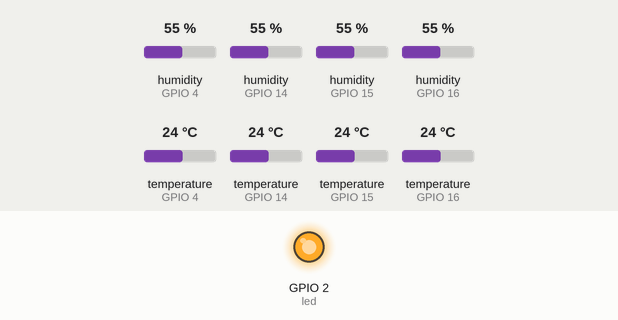
Recording of a program running on a simulated ESP32. Parts: output pins drawn as LEDs (lit = HIGH). The inputs (shaded band) are chosen by the test bench; at power-on: humidity (sensors on GPIO 4, GPIO 14, GPIO 15, GPIO 16) 55 %, temperature (sensors on GPIO 4, GPIO 14, GPIO 15, GPIO 16) 24 °C. WiFi joins after 1.5 s; servers stay silent unless stated; no MQTT or app messages arrive unless stated; what the program prints to the serial monitor is not drawn.

Above: at 2.5 s.
At 4.5 s:
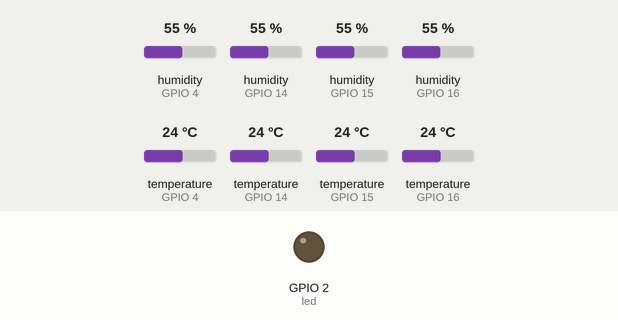
Timing chart, 0 to 6.8 s (numbered marks = the images above):
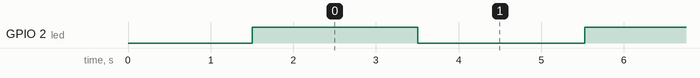

Measured:
- by itself, GPIO 2 (led): alternates HIGH for 2.0 s and LOW for 2.0 s

The program:

main.cpp
```cpp
#include <Arduino.h>
#include <DNSServer.h>
#include <WiFiUdp.h>
#include <ArduinoOTA.h>
#include <Adafruit_Sensor.h>
#include <DHT.h>
#include <DHT_U.h>
#include <WebServer.h>
#include <ESPmDNS.h>
#include <PubSubClient.h>


#define DEBUG

#define LED
//#define TEMP
//#define DISTANCE
//#define LIGHT
#define HUMID

#ifdef DEBUG
 #define DEBUG_PRINT(x)  Serial.println (x)
#else
 #define DEBUG_PRINT(x)
#endif

//Wifi
const char* ssid = "agerdal";
const char* password = "97721314";

//LEDLoop
unsigned long durationLED = 2000;  // duration of the LED blink...
unsigned long lastLED = 0;
int led = 2;
int state = 0;

//HTTP
WebServer server(80);

WiFiUDP udp; //UDP for influx
byte udp_host[] = {192, 168, 10, 7}; // the IP address of InfluxDB host
int udp_port = 8089; // the port that the InfluxDB UDP plugin is listening on

//MQTT
WiFiClient wifiClient;
PubSubClient mqttClient(wifiClient);
const char* mqtt_server = "diana.local";
const int mqtt_port = 1883;
const char* sensor_names[] = {
  "Humid_in_Room",
  "humid_in_freezer",
  "Humid_out_of_dryer_box",
  "Humid_out_of_filament_box"
};

String hostname  = "ArduinoOTA.getHostname";
String payload = "default";

#ifdef LED
  void LEDLoop() {
    if (millis() - lastLED > durationLED) {
      digitalWrite(led, state);
      state = !state;
      lastLED = millis();
    }
  }
#endif

void send_value(String location, String value) {
  payload = "temp";
  payload += ",host="     + hostname;
  payload += ",location=" + location;
  payload += " value="    + value;
  udp.beginPacket(udp_host, udp_port);
  udp.print(payload);
  udp.endPacket();
}

void connectMQTT() {
  if (!mqttClient.connected()) {
    DEBUG_PRINT("Attempting MQTT connection...");
    String clientId = "ESP32-" + hostname;

    // Set a shorter timeout for connection attempt
    mqttClient.setKeepAlive(15);
    mqttClient.setSocketTimeout(5);

    if (mqttClient.connect(clientId.c_str())) {
      DEBUG_PRINT("MQTT connected");
    } else {
      DEBUG_PRINT("MQTT connection failed, rc=");
      DEBUG_PRINT(mqttClient.state());
    }
  }
}

void publishMQTT(const char* sensorName, const char* dataType, float value) {
  if (mqttClient.connected()) {
    String topic = "filament/" + String(sensorName) + "/" + String(dataType);
    String payload = String(value, 2);
    mqttClient.publish(topic.c_str(), payload.c_str());
    DEBUG_PRINT("MQTT Published: " + topic + " = " + payload);
  }
}

#ifdef TEMP
  //DS18B20
  #define ONE_WIRE_BUS 0 //Pin to which is attached a temperature sensor D3=0, D2=4
  #define ONE_WIRE_MAX_DEV 15 //The maximum number of devices

  OneWire oneWire(ONE_WIRE_BUS);
  DallasTemperature DS18B20(&oneWire);            // Pass the oneWire reference to Dallas Temperature.

  int numberOfDevices; //Number of temperature devices found

  DeviceAddress devAddr[ONE_WIRE_MAX_DEV];  //An array device temperature sensors
  float tempDev[ONE_WIRE_MAX_DEV]; //Saving the last measurement of temperature
  float tempDevLast[ONE_WIRE_MAX_DEV]; //Previous temperature measurement

  unsigned long lastTemp; //Time of last measurement
  const int durationTemp = 3000; //The time between temperature measurement
    //Convert device id to String
  String GetAddressToString(DeviceAddress deviceAddress){
    String str = "";
    for (uint8_t i = 0; i < 8; i++){
      if( deviceAddress[i] < 16 ) str += String(0, HEX);
      str += String(deviceAddress[i], HEX);
    }
    return str;
  }

  void setupDS18B20(){
    DS18B20.begin();

    numberOfDevices = DS18B20.getDeviceCount();
    Serial.print( "Device count: " );
    Serial.println( numberOfDevices );

    lastTemp = millis();
    DS18B20.requestTemperatures();

    // Loop through each device, print out address
    for(int i=0;i<numberOfDevices; i++){
      // Search the wire for address
      if( DS18B20.getAddress(devAddr[i], i) ){
        //devAddr[i] = tempDeviceAddress;
        Serial.print("Found device ");
        Serial.print(i, DEC);
        Serial.print(" with address: " + GetAddressToString(devAddr[i]));
        Serial.println();
      }else{
        Serial.print("Found ghost device at ");
        Serial.print(i, DEC);
        Serial.print(" but could not detect address. Check power and cabling");
      }

      //Get resolution of DS18b20
      Serial.print("Resolution: ");
      Serial.print(DS18B20.getResolution( devAddr[i] ));
      Serial.println();

      //Read temperature from DS18b20
      float tempC = DS18B20.getTempC( devAddr[i] );
      Serial.print("Temp C: ");
      Serial.println(tempC);
    }
  }

  //Loop measuring the temperature
  void TempLoop () {
    if( millis() - lastTemp > durationTemp ){ //Take a measurement at a fixed time (durationTemp = 5000ms, 5s)
      String value;
      char temperatureString[6];
      DS18B20.setWaitForConversion(true); //No waiting for measurement
      DS18B20.requestTemperatures(); //Initiate the temperature measurement
      for(int i=0; i<numberOfDevices; i++){

        float tempC = DS18B20.getTempC( devAddr[i] ); //Measuring temperature in Celsius
        dtostrf(tempC, 2, 2, temperatureString);
        String value = temperatureString;

        String location = GetAddressToString( devAddr[i] );
        tempDev[i] = tempC; //Save the measured value to the array for use in http reply
        send_value(location, value);
        delay(100);
      }

      lastTemp = millis();  //Remember the last time measurement
    }
  }
#endif

#ifdef LIGHT
  // The address will be different depending on whether you leave
  // the ADDR pin float (addr 0x39), or tie it to ground or vcc. In those cases
  // use TSL2561_ADDR_LOW (0x29) or TSL2561_ADDR_HIGH (0x49) respectively
  Adafruit_TSL2561_Unified tsl = Adafruit_TSL2561_Unified(TSL2561_ADDR_FLOAT, 000001);

  float ligthValue;
  unsigned long lastLigth;
  const int durationLight = 5000; // The time between ligth measurements

  void displaySensorDetails(void) {
    sensor_t sensor;
    tsl.getSensor(&sensor);
    Serial.println("------------------------------------");
    Serial.print  ("Sensor:       "); Serial.println(sensor.name);
    Serial.print  ("Driver Ver:   "); Serial.println(sensor.version);
    Serial.print  ("Unique ID:    "); Serial.println(sensor.sensor_id);
    Serial.print  ("Max Value:    "); Serial.print(sensor.max_value); Serial.println(" lux");
    Serial.print  ("Min Value:    "); Serial.print(sensor.min_value); Serial.println(" lux");
    Serial.print  ("Resolution:   "); Serial.print(sensor.resolution); Serial.println(" lux");
    Serial.println("------------------------------------");
    Serial.println("");
    delay(500);
  }

  void configureSensor(void) {
    /* You can also manually set the gain or enable auto-gain support */
    // tsl.setGain(TSL2561_GAIN_1X);      /* No gain ... use in bright light to avoid sensor saturation */
    // tsl.setGain(TSL2561_GAIN_16X);     /* 16x gain ... use in low light to boost sensitivity */
    tsl.enableAutoRange(true);            /* Auto-gain ... switches automatically between 1x and 16x */

    /* Changing the integration time gives you better sensor resolution (402ms = 16-bit data) */
    // tsl.setIntegrationTime(TSL2561_INTEGRATIONTIME_13MS);      /* fast but low resolution */
    // tsl.setIntegrationTime(TSL2561_INTEGRATIONTIME_101MS);  /* medium resolution and speed   */
    tsl.setIntegrationTime(TSL2561_INTEGRATIONTIME_402MS);  /* 16-bit data but slowest conversions */

    /* Update these values depending on what you've set above! */
    Serial.println("------------------------------------");
    Serial.print  ("Gain:         "); Serial.println("Auto");
    Serial.print  ("Timing:       "); Serial.println("402 ms");
    Serial.println("------------------------------------");

  }

    void setupLightSensor() {

    Serial.println("Light Sensor Test"); Serial.println("");

    /* Initialise the sensor */
    //use tsl.begin() to default to Wire,
    //tsl.begin(&Wire2) directs api to use Wire2, etc.
    if(!tsl.begin())
    {
      /* There was a problem detecting the TSL2561 ... check your connections */
      Serial.print("Ooops, no TSL2561 detected ... Check your wiring or I2C ADDR!");
      while(1);
    }

    /* Display some basic information on this sensor */
    displaySensorDetails();

    /* Setup the sensor gain and integration time */
    configureSensor();
  }

  void LightLoop() {
    if (millis() - lastLigth > durationLight ) {
      /* Get a new sensor event */
      sensors_event_t event;

      tsl.getEvent(&event);
      ligthValue = event.light;
      send_value("light-01", String(event.light));

      /* Display the results (light is measured in lux) */
      if (event.light) {
        Serial.print(event.light); Serial.println(" lux");

      }
      else {
        /* If event.light = 0 lux the sensor is probably saturated
        and no reliable data could be generated! */
        Serial.println("Sensor overload");
      }
    }
  }
#endif

#ifdef DISTANCE
  unsigned long lastPing;
  const int durationPing = 60000; //The time between distance measurement

  const int trigPin = 2;  //D4
  const int echoPin = 4;  //D2

  long cm, fillpct;
  long duration;
  int distance;

  void DistLoop(){
    if (millis() - lastPing > durationPing ) {
      digitalWrite(trigPin, LOW); // Clears the trigPin
      delayMicroseconds(2);
      digitalWrite(trigPin, HIGH); // Sets the trigPin on HIGH state for 10 micro seconds
      delayMicroseconds(10);
      digitalWrite(trigPin, LOW);
      duration = pulseIn(echoPin, HIGH); // Reads the echoPin, returns the sound wave travel time in microseconds
      distance = duration * 0.034 / 2; // Calculating the distance
      lastPing = millis();  //Remember the last time measurement
    }
  }

  long scaleMeasurementToDisplay(long value, long maxX, long minX, long maxY, long minY) {
    long m = (maxY - minY) / (maxX - minX);
    long b = minY + ( m * minX);
    return ( value * m ) + b;
  }
#endif

#ifdef HUMID
  const int NUM_SENSORS = 4;
  const int HumidInputs[NUM_SENSORS] = {4, 14, 15, 16};
  float humidValue[NUM_SENSORS];
  float tempValue[NUM_SENSORS];

  unsigned long lastHUM = 0;
  const unsigned long durationHUM = 120000; // 2 minutes (120,000 ms)

  #define DHTTYPE    DHT22     // DHT 22 (AM2302)

  // Global or class member variables
  DHT_Unified dhtSensors[NUM_SENSORS] = {
    DHT_Unified(HumidInputs[0], DHTTYPE),
    DHT_Unified(HumidInputs[1], DHTTYPE),
    DHT_Unified(HumidInputs[2], DHTTYPE),
    DHT_Unified(HumidInputs[3], DHTTYPE),
  };

  void setupHumidSensor() {
    for (int i = 0; i < NUM_SENSORS; i++) {
      DHT_Unified dht(HumidInputs[i], DHTTYPE);
      dhtSensors[i].begin();
    }
  }

  void HumidLoop() {
    bool shouldSendUDP = (millis() - lastHUM > durationHUM);

    // Only connect to MQTT when we need to send data
    if (shouldSendUDP && !mqttClient.connected()) {
      connectMQTT();
    }

    for (int i = 0; i < NUM_SENSORS; i++) {
      sensors_event_t event;
      dhtSensors[i].temperature().getEvent(&event);
      if (!isnan(event.temperature)) {
        tempValue[i] = event.temperature;
      }

      // Allow other tasks to run between sensor reads
      yield();

      dhtSensors[i].humidity().getEvent(&event);
      if (!isnan(event.relative_humidity)) {
        humidValue[i] = event.relative_humidity;

        if (shouldSendUDP) {
          // Send to InfluxDB (existing functionality)
          send_value("humid-" + String(i), String(event.relative_humidity));
          yield(); // Allow other tasks instead of delay

          // Also send temperature to InfluxDB
          send_value("temp-" + String(i), String(tempValue[i]));
          yield(); // Allow other tasks instead of delay

          // Send to MQTT (new functionality)
          publishMQTT(sensor_names[i], "humidity", event.relative_humidity);
          yield(); // Allow other tasks instead of delay

          publishMQTT(sensor_names[i], "temperature", tempValue[i]);
          yield(); // Allow other tasks instead of delay
        }
      }

      // Allow other tasks to run between sensors
      yield();
    }

    if (shouldSendUDP) {
      lastHUM = millis(); // Update last measurement time
    }
  }

#endif

void HandleRoot(){
  char temperatureString[6];

  String message = "Hostname: ";
  message += hostname;
  message += ".local\r\n<br>";

  message += "Last Payload: ";
  message += payload;
  message += "\r\n<br>";

  #ifdef LIGHT
    message += "Ligth [lux]: ";
    message += ligthValue;
    message += "\r\n<br>";
  #endif

  #ifdef HUMID
  for (int i = 0; i < NUM_SENSORS; i++) {
    message += "Temp [C] ";
    message += i;
    message += ": ";
    message += String(tempValue[i], 2);  // 2 decimal places
    message += "\r\n<br>";
    message += "RH [%]: ";
    message += String(humidValue[i], 2);  // 2 decimal places
    message += "\r\n<br>";
  }
  #endif

  #ifdef DISTANCE
    message += "Distance: ";
    message += distance;
    message += "\r\n<br>";
  #endif

  message += "Time: ";
  message += millis();
  message += "\r\n<br>";

  #ifdef TEMP
    message += "Number of Temperature devices: ";
    message += numberOfDevices;
    message += "\r\n<br>";

    message += "<table border='1'>\r\n";
    message += "<tr><td>Device id</td><td>Temperature [C]</td></tr>\r\n";
    for(int i=0;i<numberOfDevices;i++){
      dtostrf(tempDev[i], 2, 2, temperatureString);
      message += "<tr><td>";
      message += GetAddressToString( devAddr[i] );
      message += "</td>\r\n";
      message += "<td>";
      message += temperatureString;
      message += "</td></tr>\r\n";
      message += "\r\n";
    }

    message += "</table>\r\n";
  #endif

  server.send(200, "text/html", message );
}

void HandleNotFound(){
  String message = "File Not Found\n\n";
  message += "URI: ";
  message += server.uri();
  message += "\nMethod: ";
  message += (server.method() == HTTP_GET)?"GET":"POST";
  message += "\nArguments: ";
  message += server.args();
  message += "\n";
  for (uint8_t i=0; i<server.args(); i++){
    message += " " + server.argName(i) + ": " + server.arg(i) + "\n";
  }
  server.send(404, "text/html", message);
}

void setup() {

  pinMode(led, OUTPUT);
  // We start by connecting to a WiFi network
  #ifdef DEBUG
    Serial.begin(115200);
    Serial.println();
    DEBUG_PRINT ("Connecting to ");
    DEBUG_PRINT (ssid);
  #endif

  WiFi.mode(WIFI_STA);
  WiFi.begin(ssid, password);
  while (WiFi.waitForConnectResult() != WL_CONNECTED) {
    delay(500);
    Serial.print(".");
    ESP.restart();
  }
  DEBUG_PRINT ("");
  DEBUG_PRINT ("WiFi connected");
  DEBUG_PRINT ("IP address: ");
  DEBUG_PRINT (WiFi.localIP());   //You can get IP address assigned to ESP
  ArduinoOTA.begin();
  hostname = ArduinoOTA.getHostname();
  DEBUG_PRINT ("hostname: ");
  DEBUG_PRINT (hostname);

  DEBUG_PRINT ("Setting up MDNS responder...");
  MDNS.begin(hostname);

  MDNS.addService("http","tcp", 80 );

  server.on("/", HandleRoot);
  server.onNotFound( HandleNotFound );
  server.begin();

  digitalWrite(led, 1);

  #ifdef LED
    lastLED = millis();
  #endif

  #ifdef TEMP
    setupDS18B20();
  #endif

  #ifdef DISTANCE
    lastPing = millis();
    pinMode(trigPin, OUTPUT); // Sets the trigPin as an Output
    pinMode(echoPin, INPUT); // Sets the echoPin as an Input
  #endif

  #ifdef LIGHT
    setupLightSensor();
  #endif

  #ifdef HUMID
    setupHumidSensor();
    lastHUM = millis();
  #endif

  // Initialize MQTT
  mqttClient.setServer(mqtt_server, mqtt_port);
  DEBUG_PRINT("MQTT server configured: ");
  DEBUG_PRINT(mqtt_server);
}

void loop() {
  ArduinoOTA.handle();
  yield(); // Allow WiFi and other background tasks

  server.handleClient();
  yield(); // Allow WiFi and other background tasks

  // Handle MQTT
  mqttClient.loop();
  yield(); // Allow WiFi and other background tasks

  #ifdef LED
    LEDLoop();
  #endif

  #ifdef HUMID
    HumidLoop();
    yield(); // Allow other tasks after sensor readings
  #endif

  #ifdef TEMP
    TempLoop();
    yield(); // Allow other tasks after sensor readings
  #endif

  #ifdef DISTANCE
    DistLoop();
    yield(); // Allow other tasks
  #endif

  #ifdef LIGHT
    LightLoop();
    yield(); // Allow other tasks
  #endif
}
```
